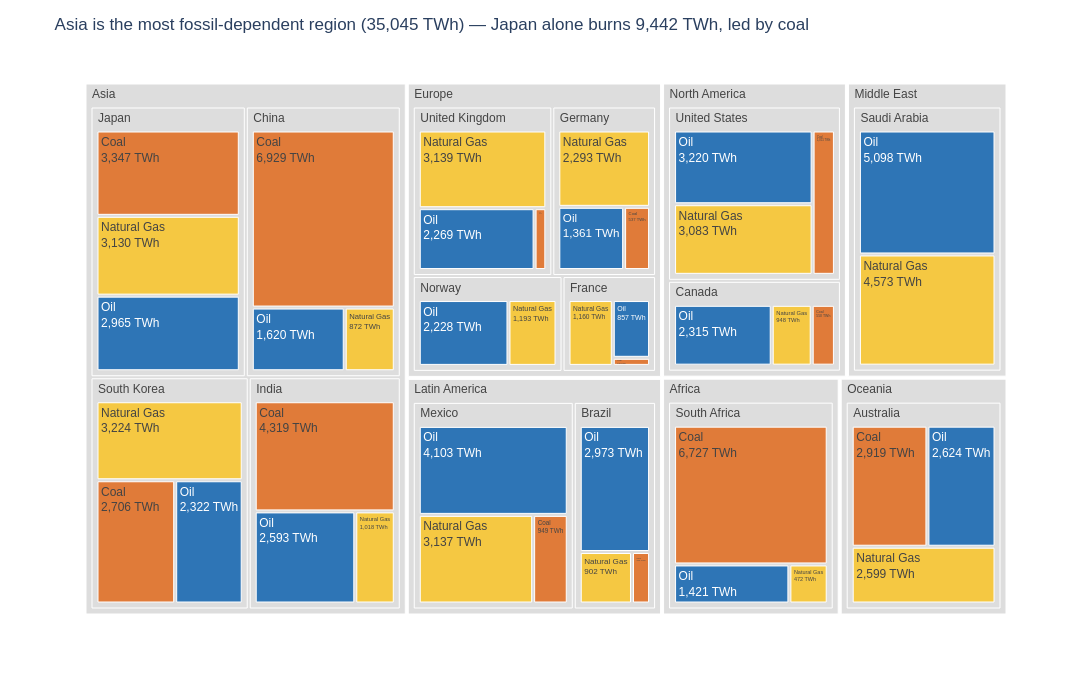

Here is the notebook cell this chart was saved with:
### Markdown cell above
## Task 1 — Treemap: fossil fuel dependency by country

**What to build:** A treemap showing **fossil fuel TWh only**, broken down by Region → Country → Source (Coal / Oil / Natural Gas).

**Requirements:**
- Filter to fossil sources only before plotting
- Use `path=['Region', 'Country', 'Source']` for the hierarchy
- Colour encodes the fossil source type (Coal / Oil / Natural Gas) with a CVD-safe palette
- Show TWh values in labels — no percentages
- Grey out parent nodes (Region and Country level)
- Insight title naming which region or country is most fossil-dependent

> 💡 `df.loc[df['Source_Type'] == 'Fossil']`

### Code cell
# Task 1 — Treemap: fossil fuel TWh by Region -> Country -> Source
df_fossil = df.loc[df['Source_Type'] == 'Fossil'].copy()

# CVD-safe course palette: blue / orange / yellow differ in hue AND lightness
fossil_colours = {
    'Coal':        '#E07B39',   # orange (accent, reused in Task 3)
    'Oil':         '#2E75B6',   # blue
    'Natural Gas': '#F5C842',   # yellow
}

fig = px.treemap(
    df_fossil,
    path=['Region', 'Country', 'Source'],
    values='TWh',                               # additive -> sums correctly at every level
    color='Source',
    color_discrete_map=fossil_colours,
    labels={'Source': 'Fossil source', 'TWh': 'Energy (TWh)'},
    height=700, width=1100,
    template='plotly_white'
)

fig.update_traces(
    textinfo='label+value',                     # TWh values, no percentages
    texttemplate='%{label}<br>%{value:,.0f} TWh',
    hovertemplate='<b>%{label}</b><br>%{value:,.0f} TWh'
)

# Grey out parent nodes (Region and Country level): keep only the three source colours
fig.data[0].marker.colors = [
    c if c in fossil_colours.values() else '#DDDDDD'
    for c in fig.data[0].marker.colors
]

# Title is built from the data
by_region = df_fossil.groupby('Region')['TWh'].sum().sort_values(ascending=False)
top_region = by_region.index[0]
top_country_row = (df_fossil.loc[df_fossil['Region'] == top_region].groupby('Country')['TWh'].sum()
                   .sort_values(ascending=False))
top_country = top_country_row.index[0]
top_source = (df_fossil.loc[df_fossil['Country'] == top_country].sort_values('TWh', ascending=False)
              .iloc[0]['Source'])

fig.update_layout(
    title=(f'{top_region} is the most fossil-dependent region ({by_region.iloc[0]:,.0f} TWh) — '
           f'{top_country} alone burns {top_country_row.iloc[0]:,.0f} TWh, led by {top_source.lower()}'),
    font=dict(family='Arial', size=12),
)
fig.show()

### Figure 1 — Plotly figure (JSON) as saved in the notebook; plotly's stock layout.template omitted (floating-point values rounded to 4 significant figures)
{"data": [{"branchvalues": "total", "customdata": [["(?)"], ["(?)"], ["(?)"], ["(?)"], ["(?)"], ["(?)"], ["(?)"], ["(?)"], ["(?)"], ["(?)"], ["(?)"], ["(?)"], ["(?)"], ["(?)"], ["(?)"], ["(?)"], ["(?)"], ["(?)"], ["(?)"], ["(?)"], ["(?)"], ["(?)"], ["Coal"], ["Coal"], ["Coal"], ["Coal"], ["Coal"], ["Coal"], ["Coal"], ["Coal"], ["Coal"], ["Coal"], ["Coal"], ["Coal"], ["Coal"], ["Natural Gas"], ["Natural Gas"], ["Natural Gas"], ["Natural Gas"], ["Natural Gas"], ["Natural Gas"], ["Natural Gas"], ["Natural Gas"], ["Natural Gas"], ["Natural Gas"], ["Natural Gas"], ["Natural Gas"], ["Natural Gas"], ["Natural Gas"], ["Natural Gas"], ["Oil"], ["Oil"], ["Oil"], ["Oil"], ["Oil"], ["Oil"], ["Oil"], ["Oil"], ["Oil"], ["Oil"], ["Oil"], ["Oil"], ["Oil"], ["Oil"], ["Oil"]], "domain": {"x": [0, 1], "y": [0, 1]}, "hovertemplate": "<b>%{label}</b><br>%{value:,.0f} TWh", "ids": ["Africa", "North America/United States", "Asia/China", "Europe/Germany", "Europe/France", "Europe/United Kingdom", "Asia/India", "Latin America/Brazil", "Oceania/Australia", "Middle East", "Asia/South Korea", "Asia/Japan", "Middle East/Saudi Arabia", "Africa/South Africa", "North America/Canada", "Latin America/Mexico", "North America", "Asia", "Europe", "Latin America", "Oceania", "Europe/Norway", "Latin America/Mexico/Coal", "North America/Canada/Coal", "Africa/South Africa/Coal", "Asia/South Korea/Coal", "North America/United States/Coal", "Latin America/Brazil/Coal", "Europe/France/Coal", "Asia/India/Coal", "Asia/Japan/Coal", "Asia/China/Coal", "Europe/Germany/Coal", "Europe/United Kingdom/Coal", "Oceania/Australia/Coal", "Europe/United Kingdom/Natural Gas", "Europe/Germany/Natural Gas", "Asia/India/Natural Gas", "Asia/Japan/Natural Gas", "Latin America/Brazil/Natural Gas", "Latin America/Mexico/Natural Gas", "North America/Canada/Natural Gas", "Africa/South Africa/Natural Gas", "Oceania/Australia/Natural Gas", "Middle East/Saudi Arabia/Natural Gas", "Europe/Norway/Natural Gas", "North America/United States/Natural Gas", "Asia/South Korea/Natural Gas", "Asia/China/Natural Gas", "Europe/France/Natural Gas", "Asia/China/Oil", "Europe/Germany/Oil", "North America/United States/Oil", "Asia/Japan/Oil", "Europe/United Kingdom/Oil", "Asia/India/Oil", "Latin America/Brazil/Oil", "Latin America/Mexico/Oil", "North America/Canada/Oil", "Oceania/Australia/Oil", "Africa/South Africa/Oil", "Europe/Norway/Oil", "Asia/South Korea/Oil", "Europe/France/Oil", "Middle East/Saudi Arabia/Oil"], "labels": ["Africa", "United States", "China", "Germany", "France", "United Kingdom", "India", "Brazil", "Australia", "Middle East", "South Korea", "Japan", "Saudi Arabia", "South Africa", "Canada", "Mexico", "North America", "Asia", "Europe", "Latin America", "Oceania", "Norway", "Coal", "Coal", "Coal", "Coal", "Coal", "Coal", "Coal", "Coal", "Coal", "Coal", "Coal", "Coal", "Coal", "Natural Gas", "Natural Gas", "Natural Gas", "Natural Gas", "Natural Gas", "Natural Gas", "Natural Gas", "Natural Gas", "Natural Gas", "Natural Gas", "Natural Gas", "Natural Gas", "Natural Gas", "Natural Gas", "Natural Gas", "Oil", "Oil", "Oil", "Oil", "Oil", "Oil", "Oil", "Oil", "Oil", "Oil", "Oil", "Oil", "Oil", "Oil", "Oil"], "marker": {"colors": ["#DDDDDD", "#DDDDDD", "#DDDDDD", "#DDDDDD", "#DDDDDD", "#DDDDDD", "#DDDDDD", "#DDDDDD", "#DDDDDD", "#DDDDDD", "#DDDDDD", "#DDDDDD", "#DDDDDD", "#DDDDDD", "#DDDDDD", "#DDDDDD", "#DDDDDD", "#DDDDDD", "#DDDDDD", "#DDDDDD", "#DDDDDD", "#DDDDDD", "#E07B39", "#E07B39", "#E07B39", "#E07B39", "#E07B39", "#E07B39", "#E07B39", "#E07B39", "#E07B39", "#E07B39", "#E07B39", "#E07B39", "#E07B39", "#F5C842", "#F5C842", "#F5C842", "#F5C842", "#F5C842", "#F5C842", "#F5C842", "#F5C842", "#F5C842", "#F5C842", "#F5C842", "#F5C842", "#F5C842", "#F5C842", "#F5C842", "#2E75B6", "#2E75B6", "#2E75B6", "#2E75B6", "#2E75B6", "#2E75B6", "#2E75B6", "#2E75B6", "#2E75B6", "#2E75B6", "#2E75B6", "#2E75B6", "#2E75B6", "#2E75B6", "#2E75B6"]}, "name": "", "parents": ["", "North America", "Asia", "Europe", "Europe", "Europe", "Asia", "Latin America", "Oceania", "", "Asia", "Asia", "Middle East", "Africa", "North America", "Latin America", "", "", "", "", "", "Europe", "Latin America/Mexico", "North America/Canada", "Africa/South Africa", "Asia/South Korea", "North America/United States", "Latin America/Brazil", "Europe/France", "Asia/India", "Asia/Japan", "Asia/China", "Europe/Germany", "Europe/United Kingdom", "Oceania/Australia", "Europe/United Kingdom", "Europe/Germany", "Asia/India", "Asia/Japan", "Latin America/Brazil", "Latin America/Mexico", "North America/Canada", "Africa/South Africa", "Oceania/Australia", "Middle East/Saudi Arabia", "Europe/Norway", "North America/United States", "Asia/South Korea", "Asia/China", "Europe/France", "Asia/China", "Europe/Germany", "North America/United States", "Asia/Japan", "Europe/United Kingdom", "Asia/India", "Latin America/Brazil", "Latin America/Mexico", "North America/Canada", "Oceania/Australia", "Africa/South Africa", "Europe/Norway", "Asia/South Korea", "Europe/France", "Middle East/Saudi Arabia"], "textinfo": "label+value", "texttemplate": "%{label}<br>%{value:,.0f} TWh", "type": "treemap", "values": [8620.0, 7318.0, 9421.0, 4191.0, 2137.0, 5638.0, 7930.0, 4187.0, 8142.0, 9671.0, 8252.0, 9442.0, 9671.0, 8620.0, 3813.0, 8189.0, 11130.0, 35050.0, 15390.0, 12380.0, 8142.0, 3421.0, 949.0, 550.0, 6727.0, 2706.0, 1015.0, 312.0, 120.0, 4319.0, 3347.0, 6929.0, 537.0, 230.0, 2919.0, 3139.0, 2293.0, 1018.0, 3130.0, 902.0, 3137.0, 948.0, 472.0, 2599.0, 4573.0, 1193.0, 3083.0, 3224.0, 872.0, 1160.0, 1620.0, 1361.0, 3220.0, 2965.0, 2269.0, 2593.0, 2973.0, 4103.0, 2315.0, 2624.0, 1421.0, 2228.0, 2322.0, 857.0, 5098.0]}], "layout": {"font": {"family": "Arial", "size": 12}, "height": 700, "legend": {"tracegroupgap": 0}, "margin": {"t": 60}, "title": {"text": "Asia is the most fossil-dependent region (35,045 TWh) — Japan alone burns 9,442 TWh, led by coal"}, "width": 1100}}
